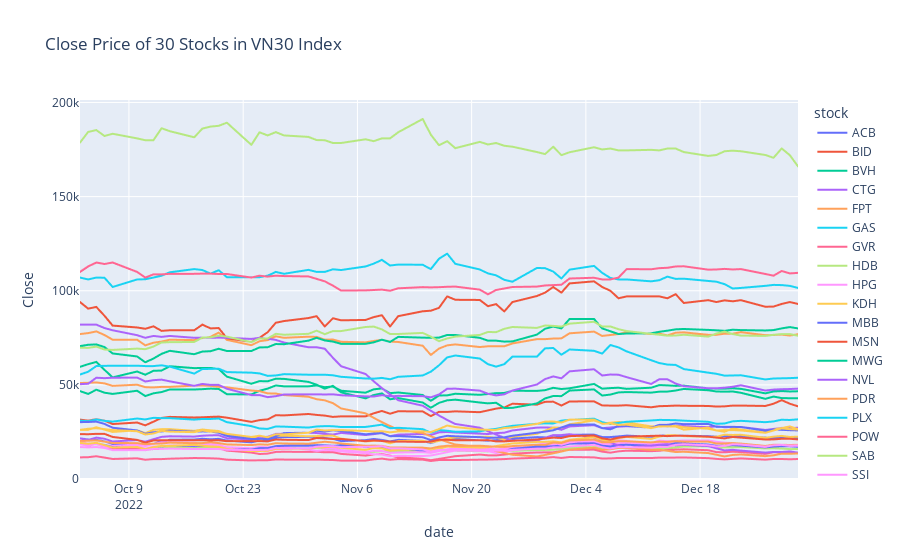

Here is the notebook cell this chart was saved with:
### Markdown cell above
#### EDA

### Code cell
# Plotly chart of 30 stocks close price
fig = px.line(merge_df, x='date', y='Close', color='stock', title='Close Price of 30 Stocks in VN30 Index')
fig.show()
